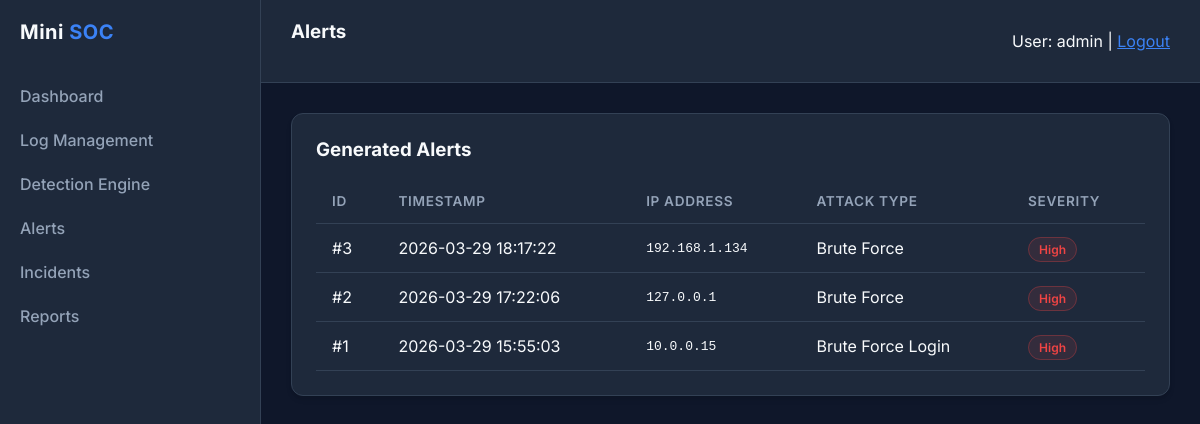
Screenshot of /alerts/ (signed in) with the database file from the repository.
### alerts/models.py (models this page shows, shortened)
class Alert(models.Model):
    SEVERITY_CHOICES = [
        ('Low', 'Low'),
        ('Medium', 'Medium'),
        ('High', 'High'),
        ('Critical', 'Critical'),
    ]
    ip_address = models.GenericIPAddressField()
    attack_type = models.CharField(max_length=100)
    severity = models.CharField(max_length=20, choices=SEVERITY_CHOICES)
    timestamp = models.DateTimeField(auto_now_add=True)

### alerts/views.py (the view)
# urls.py: path('', views.index, name='alerts_index'),
@login_required
def index(request):
    alerts = Alert.objects.order_by('-timestamp')
    return render(request, 'alerts.html', {'alerts': alerts})

### templates/alerts.html
{% extends 'base.html' %}
{% block page_title %}Alerts{% endblock %}
{% block content %}
<div class="card">
    <h3>Generated Alerts</h3>
    <table>
        <thead>
            <tr>
                <th>ID</th>
                <th>Timestamp</th>
                <th>IP Address</th>
                <th>Attack Type</th>
                <th>Severity</th>
            </tr>
        </thead>
        <tbody>
            {% for alert in alerts %}
            <tr>
                <td>#{{ alert.id }}</td>
                <td>{{ alert.timestamp|date:"Y-m-d H:i:s" }}</td>
                <td style="font-family: monospace;">{{ alert.ip_address }}</td>
                <td>{{ alert.attack_type }}</td>
                <td><span class="badge {{ alert.severity|lower }}">{{ alert.severity }}</span></td>
            </tr>
            {% empty %}
            <tr><td colspan="5" style="text-align: center; color: var(--text-secondary);">No alerts have been generated.</td></tr>
            {% endfor %}
        </tbody>
    </table>
</div>
{% endblock %}

### templates/base.html (shortened to what this page needs)
<!DOCTYPE html>
<html lang="en">
<head>
</head>
<body>
    <div class="sidebar">
        <h2>Mini <span>SOC</span></h2>
        <a href="{% url 'dashboard_index' %}" class="nav-link">Dashboard</a>
        <a href="{% url 'logs_index' %}" class="nav-link">Log Management</a>
        <a href="{% url 'detection_index' %}" class="nav-link">Detection Engine</a>
        <a href="{% url 'alerts_index' %}" class="nav-link">Alerts</a>
        <a href="{% url 'incidents_index' %}" class="nav-link">Incidents</a>
        <a href="{% url 'reports_index' %}" class="nav-link">Reports</a>
    </div>
    <div class="main-content">
        <div class="header">
            <h3>{% block page_title %}Overview{% endblock %}</h3>
            <div>
                User: {{ request.user.username }} |
                <form action="{% url 'admin:logout' %}" method="post" style="display: inline;">
                    <button type="submit" style="background: none; border: none; color: var(--accent); cursor: pointer; font-family: inherit; font-size: inherit; padding: 0; text-decoration: underline;">Logout</button>
                </form>
            </div>
        </div>
        <div class="content">
            {% block content %}
            {% endblock %}
        </div>
    </div>
</body>
</html>

### templates/base.html (style rules this page uses)
:root { --bg-color: #0f172a; --sidebar-bg: #1e293b; --card-bg: #1e293b; --text-primary: #f8fafc; --text-secondary: #94a3b8; --accent: #3b82f6; --accent-hover: #2563eb; --danger: #ef4444; --danger-bg: rgba(239, 68, 68, 0.1); --warning: #f59e0b; --warning-bg: rgba(245, 158, 11, 0.1); --success: #10b981; --success-bg: rgba(16, 185, 129, 0.1); --border: #334155; }
body { font-family: 'Inter', sans-serif; background-color: var(--bg-color); color: var(--text-primary); margin: 0; display: flex; height: 100vh; overflow: hidden; }
.sidebar { width: 260px; background-color: var(--sidebar-bg); border-right: 1px solid var(--border); display: flex; flex-direction: column; padding: 20px 0; }
.sidebar h2 { padding: 0 20px; font-size: 1.25rem; color: var(--text-primary); margin-bottom: 30px; font-weight: 700; letter-spacing: 0.5px; }
.sidebar h2 span { color: var(--accent); }
.nav-link { padding: 12px 20px; color: var(--text-secondary); text-decoration: none; display: flex; align-items: center; transition: all 0.3s ease; font-weight: 500; }
.main-content { flex: 1; display: flex; flex-direction: column; overflow-y: auto; }
.header { background-color: var(--card-bg); padding: 20px 30px; border-bottom: 1px solid var(--border); display: flex; justify-content: space-between; align-items: center; }
.content { padding: 30px; }
.card { background-color: var(--card-bg); border-radius: 12px; border: 1px solid var(--border); padding: 24px; box-shadow: 0 4px 6px -1px rgba(0, 0, 0, 0.1), 0 2px 4px -1px rgba(0, 0, 0, 0.06); margin-bottom: 24px; transition: transform 0.2s ease, box-shadow 0.2s ease; }
h1, h2, h3 { margin-top: 0; }
table { width: 100%; border-collapse: collapse; margin-top: 10px; }
th, td { text-align: left; padding: 14px 16px; border-bottom: 1px solid var(--border); }
th { color: var(--text-secondary); font-size: 0.85rem; text-transform: uppercase; letter-spacing: 0.05em; font-weight: 600; }
.badge { padding: 4px 10px; border-radius: 9999px; font-size: 0.75rem; font-weight: 600; }
.badge.high { background-color: var(--danger-bg); color: var(--danger); border: 1px solid rgba(239,68,68,0.3); }

### rows the page displays
Alert: id "3", timestamp "2026-03-29 18:17:22", ip_address "192.168.1.134", attack_type "Brute Force", severity "High"
Alert: id "2", timestamp "2026-03-29 17:22:06", ip_address "127.0.0.1", attack_type "Brute Force", severity "High"
Alert: id "1", timestamp "2026-03-29 15:55:03", ip_address "10.0.0.15", attack_type "Brute Force Login", severity "High"

### other values shown
{{ request.user.username }} "admin"
